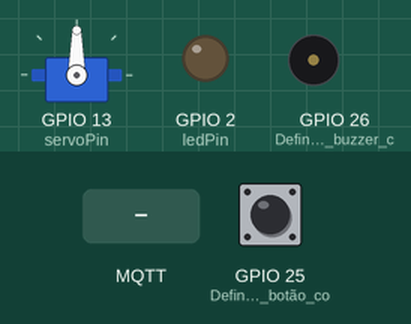
Bench run of a sketch on a simulated ESP32. Shown: servo, output pins drawn as LEDs (lit = HIGH), buzzer (waves = sounding, pin HIGH). Inputs (shaded band) come from the test bench; at power-on: GPIO 25 (Define_o_pino_do_botão_co) HIGH. WiFi joins after 1.5 s; servers stay silent unless stated; no MQTT or app messages arrive unless stated; what the sketch prints to the serial monitor is not drawn.

Above: at 2.7 s.
2.8 s: MQTT message "matheus" arrives on the first subscribed topic
At 5.7 s:
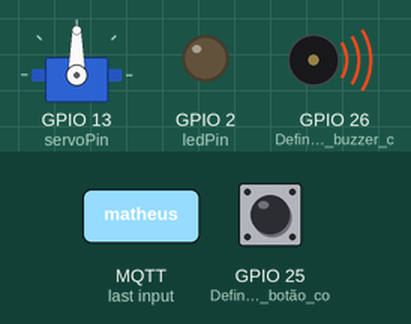
14.9 s: MQTT message "on" arrives on the first subscribed topic
At 17.3 s:
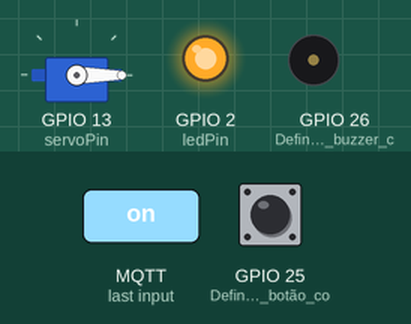
18.5 s: MQTT message "matheus" arrives on the first subscribed topic
At 22.3 s:
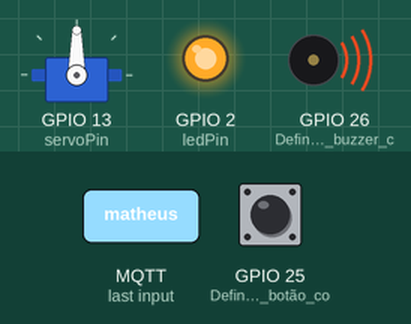
Timing chart, 0 to 35.5 s (numbered marks = the images above; inputs shaded):
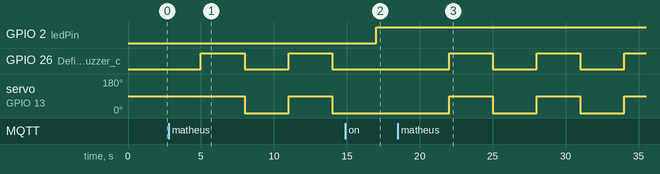

The sketch:

Projeto_esp32.ino
```cpp
#include <WiFi.h>          // Biblioteca para gerenciar conexão WiFi
#include <PubSubClient.h>  // Biblioteca para implementar o protocolo MQTT
#include <ESP32Servo.h>    // Biblioteca para controlar servos com o ESP32

static const int servoPin = 13;  // Define o pino do servo motor
Servo servo1;                    // Cria um objeto Servo

// Credenciais da rede WiFi
const char* ssid = "CLARO_2GCA4C72";
const char* password = "B7CA4C72"; //senha wifi

// Endereço do broker MQTT
const char* mqtt_server = "broker.hivemq.com";

WiFiClient espClient;          // Objeto para gerenciar conexão WiFi
PubSubClient client(espClient); // Objeto para gerenciar conexão MQTT

long lastMsg = 0;              // Armazena o tempo da última mensagem
char msg[50];                  // Buffer para mensagens MQTT
int value = 0;                 // Variável de controle
char Contador = 0;             // Contador
String lastMessage = "";       // Armazena a última mensagem recebida

// Pino do LED
const int ledPin = 2;

void setup() {
  Serial.begin(115200);        // Inicializa comunicação serial a 115200 bps

  setup_wifi();                // Chama a função para configurar WiFi
  client.setServer(mqtt_server, 1883); // Configura o servidor MQTT
  client.setCallback(callback); // Define a função de callback para mensagens MQTT

  pinMode(ledPin, OUTPUT);      // Define o pino do LED como saída
  servo1.attach(servoPin);      // Anexa o servo ao pino definido
  pinMode(26, OUTPUT);          // Define o pino do buzzer como saída
  pinMode(25, INPUT_PULLUP);    // Define o pino do botão como entrada com pull-up
}

void setup_wifi() {
  delay(10);                    // Pequena pausa para garantir a inicialização
  Serial.println();
  Serial.print("Connecting to ");
  Serial.println(ssid);

  WiFi.begin(ssid, password);   // Inicia a conexão WiFi

  // Aguarda a conexão WiFi ser estabelecida
  while (WiFi.status() != WL_CONNECTED) {
    delay(500);
    Serial.print(".");
  }

  Serial.println("");
  Serial.println("WiFi connected");
  Serial.println("IP address: ");
  Serial.println(WiFi.localIP()); // Exibe o endereço IP obtido
}

void callback(char* topic, byte* message, unsigned int length) {
  Serial.print("Message arrived on topic: ");
  Serial.print(topic);
  Serial.print(". Message: ");
  String messageTemp;

  // Converte a mensagem recebida em uma string
  for (int i = 0; i < length; i++) {
    Serial.print((char)message[i]);
    messageTemp += (char)message[i];
  }
  Serial.println();

  // Verifica o tópico e ajusta a saída conforme a mensagem recebida
  if (String(topic) == "poli/embarca") {
    lastMessage = messageTemp; // Armazena a última mensagem recebida
    Serial.print("Changing output to ");
    if (messageTemp == "on") {
      Serial.println("on");
      digitalWrite(ledPin, HIGH); // Acende o LED
    }
    else if (messageTemp == "off") {
      Serial.println("off");
      digitalWrite(ledPin, LOW); // Apaga o LED
    }
  }
}

void reconnect() {
  // Loop até que a conexão seja restabelecida
  while (!client.connected()) {
    Serial.print("Attempting MQTT connection...");
    if (client.connect("mqtt-explorer-33988a83")) { // Tenta se conectar ao broker MQTT
      Serial.println("connected");
      client.subscribe("poli/embarca"); // Inscreve-se no tópico
    } else {
      Serial.print("failed, rc=");
      Serial.print(client.state());
      Serial.println(" try again in 5 seconds");
      delay(5000); // Espera 5 segundos antes de tentar novamente
    }
  }
}

void loop() {
  if (!client.connected()) {
    reconnect(); // Reconecta ao broker MQTT se necessário
  }
  client.loop(); // Mantém a conexão MQTT

  long now = millis();
  if (now - lastMsg > 5000) { // Verifica se 5 segundos se passaram
    lastMsg = now;

    if (digitalRead(25) == LOW || lastMessage == "matheus") { // Verifica se o botão foi pressionado ou se a última mensagem foi "matheus"
      servo1.write(90);          // Move o servo para 90 graus
      digitalWrite(26, HIGH);    // Aciona o buzzer
      delay(3000);               // Aguarda 3 segundos
      servo1.write(0);           // Retorna o servo para 0 graus
      digitalWrite(26, LOW);     // Desliga o buzzer
      delay(3000);               // Aguarda 3 segundos
    }
  }
}
```

Measured:
- after the input at 2.8 s, GPIO 26 (Define_o_pino_do_buzzer_c): alternates HIGH for 3.0 s and LOW for 3.0 s, starting after 2.2 s; servo on GPIO 13 (servoPin): 90° → 0° after 5.2 s, → 90° 3.0 s later, → 0° 3.0 s later
- after the input at 14.9 s, GPIO 2 (ledPin): LOW → HIGH after 2.1 s; GPIO 26 (Define_o_pino_do_buzzer_c): stays LOW (without the input it goes to HIGH after 2.1 s); servo on GPIO 13 (servoPin): stays 0° (without the input it goes to 90° after 2.1 s)
- after the input at 18.5 s, GPIO 26 (Define_o_pino_do_buzzer_c): alternates HIGH for 3.0 s and LOW for 3.0 s, starting after 3.5 s; servo on GPIO 13 (servoPin): alternates 90° for 3.0 s and 0° for 3.0 s, starting after 3.5 s
